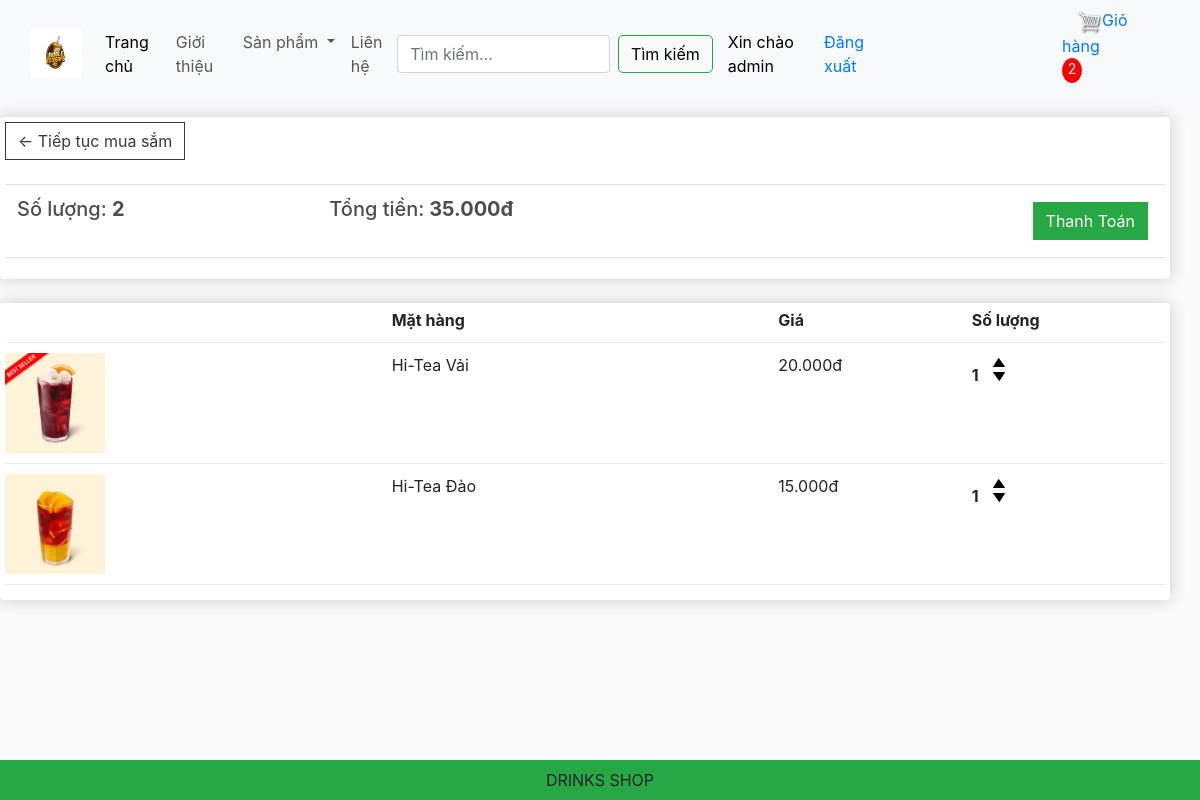
The page /cart/ (signed in) on the database its author committed.
### app/models.py (models this page shows, shortened)
class Order(models.Model):
    customer = models.ForeignKey(User,on_delete=models.SET_NULL,blank=True,null=True)
    date_order = models.DateTimeField(auto_now_add=True)
    complete = models.BooleanField(default=False,null=True,blank=False)
    transaction_id = models.CharField(max_length=200,null=True)
    @property
    def get_cart_items(self):
        orderitems = self.orderitem_set.all()
        total = sum([item.quantity for item in orderitems])
        return total
    @property
    def get_cart_total(self):
        orderitems = self.orderitem_set.all()
        total = sum([item.get_total for item in orderitems])
        return total

class OrderItem(models.Model):
    product = models.ForeignKey(Product,on_delete=models.SET_NULL,blank=True,null=True)
    order = models.ForeignKey(Order,on_delete=models.SET_NULL,blank=True,null=True)
    quantity = models.IntegerField(default=0, null=True,blank=True)
    date_added = models.DateTimeField(auto_now_add=True)
    @property
    def get_total(self):
        total = self.product.price * self.quantity
        return total

class Product(models.Model):
    category = models.ManyToManyField(Category, related_name='product')
    name = models.CharField(max_length=200,null=True)
    price = models.FloatField()
    digital = models.BooleanField(default=False,null=True,blank=False)
    image = models.ImageField(null=True,blank=True)
    detail = models.TextField(null=True,blank=True)
    @property
    def ImageURL(self):
        try:
            url = self.image.url
        except:
            url= ''
        return url

### app/views.py (the view)
# urls.py: path('cart/', views.cart, name="cart"),
def cart(request):
    if request.user.is_authenticated:
        customer = request.user
        order, created = Order.objects.get_or_create(customer = customer, complete =False)
        items = order.orderitem_set.all()
        cartItems = order.get_cart_items
        user_not_login = "hidden"
        user_login = "show"
    else:
        items = []
        order = {'get_cart_items': 0, 'get_cart_total':0}
        cartItems = order['get_cart_items']
        user_not_login = "show"
        user_login = "hidden"
    categories =  Category.objects.filter(is_sub = False)
    context = {'items':items,'order':order,'cartItems' :cartItems,'user_not_login':user_not_login,'user_login':user_login,'categories':categories}
    return render(request,'app/cart.html',context)

### app/templates/app/cart.html (shortened to what this page needs)
{% extends 'app/base.html' %}
{% load static %}
{% block cart_content %}
<div class="row" style='width:100%'>
	<div class="col-lg-12">
		<div class="box-element">
			<a  class="btn btn-outline-dark" href="{% url 'home' %}">&#x2190; Tiếp tục mua sắm</a>
			<br>
			<br>
			<table class="table">
				<tr>
					<th><h5>Số lượng: <strong>{{order.get_cart_items}}</strong></h5></th>
					<th><h5>Tổng tiền:<strong> {{order.get_cart_total}}00đ</strong></h5></th>
					<th>
						<a  style="float:right; margin:5px;" class="btn btn-success" href="{% url 'checkout' %}">Thanh Toán</a>
					</th>
				</tr>
			</table>
		</div>
		<br>
		<div class="box-element">
			<div class="cart-row">
				<div style="flex:2"></div>
				<div style="flex:2"><strong>Mặt hàng</strong></div>
				<div style="flex:1"><strong>Giá</strong></div>
				<div style="flex:1"><strong>Số lượng</strong></div>
			</div>
			{% for item in items %}
			<div class="cart-row">
				<div style="flex:2"><img class="row-image" src="{{item.product.ImageURL}}"></div>
				<div style="flex:2"><p>{{item.product.name}}</p></div>
				<div style="flex:1"><p>{{item.product.price}}00đ</p></div>
				<div style="flex:1">
					<p class="quantity">{{item.quantity}}</p>
					<div class="quantity">
						<img data-product = {{item.product.id}} data-action = 'add' class="chg-quantity update-cart" src="{% static  'app/images/arrow-up.png' %}">
						<img data-product = {{item.product.id}} data-action = 'remove' class="chg-quantity update-cart" src="{% static  'app/images/arrow-down.png' %}">
					</div>
				</div>
			</div>
			{% endfor %}
		</div>
	</div>
</div>
{% endblock cart_content %}

### app/templates/app/base.html (shortened to what this page needs)
{% load static %}
<!DOCTYPE html>
<html>
    <head>
        <link href="https://cdn.jsdelivr.net/npm/bootstrap@5.3.3/dist/css/bootstrap.min.css" rel="stylesheet">
        <link href-"{%static 'app/css/style.css' %}" rel="stylesheet" />
        <link href-"{%static 'app/css/owl.carousel.min.css' %}" rel="stylesheet" />
        <link href-"{%static 'app/css/all.min.css' %}" rel="stylesheet" />
        <link href-"{%static 'app/css/introduct.css' %}" rel="stylesheet" />
        <link rel="stylesheet" href="https://stackpath.bootstrapcdn.com/bootstrap/4.4.1/css/bootstrap.min.css">
        <link rel= "stylesheet" type="text/css" href="{% static 'app/css/main.css' %}">
        <link rel="stylesheet" href="">
    </head>
    <body>
        <nav class="navbar navbar-expand-lg bg-body-tertiary">
            <div class="container-fluid">
              <a class="navbar-brand" href="{% url 'home'%}">
                <img src=" {% static 'app/images/logo-tra-sua-40.jpg' %}" width ="50" height="50" />
              </a>
              <div class="collapse navbar-collapse" id="navbarSupportedContent">
                <ul class="navbar-nav me-auto mb-2 mb-lg-0">
                  <li class="nav-item">
                    <a class="nav-link active" aria-current="page" href="{% url 'home'%}">Trang chủ</a>
                  </li>
                  <li class="nav-item">
                    <a class="nav-link" href="{% url 'introduct' %}"> Giới thiệu</a>
                  </li>
                  <li class="nav-item dropdown">
                    <a class="nav-link dropdown-toggle" href="#" role="button" data-bs-toggle="dropdown" aria-expanded="false">
                      Sản phẩm
                    </a>
                  </li>
                  <li class="nav-item">
                    <a class="nav-link" href={% url 'hotline' %}>Liên hệ</a>
                  </li>
                </ul>
                <form class="d-flex" role="search" method = POST action = "{% url 'search' %}">
                  <input class="form-control me-2" type="search" placeholder="Tìm kiếm..." aria-label="Search" name = "searched">
                  <button style="color: black; white-space: nowrap; border-radius: 5px;" class="btn btn-outline-success"
                  type="submit" >Tìm kiếm</button>
                </form>
              </div>
                <div class="navbar-nav me-auto mb-2 mb-lg-0" style="display: flex; align-items: center;">
                  <a style="margin-left: 15px; visibility:{{user_login}}; text-decoration: none; color: black; "
                    href="{% url 'profile' %}">
                    Xin chào {{request.user}}
                  </a>
                  <span><a href="{% url 'logout' %} ">Đăng xuất</a> </span>
                </div>
                <div class = 'form-inline my-2 my-lg-0'>
                  <a href="{% url 'cart' %}"><img id="cart-icon" src="{% static 'images/cart.png' %}">Giỏ hàng</a>
                  <p id= 'cart-total'>{{cartItems}}</p>
                </div>
            </div>
          </nav>
            {% block cart_content %}{% endblock cart_content %}
            <footer class="container--fluid bg-success text-center fixed-bottom p-2 mt-5 ">
                DRINKS SHOP
             </footer>
    </body>
</html>

### app/static/app/css/main.css (style rules this page uses)
body { background-color: hsl(0, 0%, 98%); }
h1,h2,h3,h4,h5,h6 { color:hsl(0, 0%, 30%); }
.box-element { box-shadow:hsl(0, 0%, 80%) 0 0 16px; background-color: #fff; border-radius: 4px; padding: 5px; }
#cart-icon { width:25px; display: inline-block; margin-left: 15px; }
#cart-total { display: block; text-align: center; color:#fff; background-color: red; width: 20px; height: 25px; border-radius: 50%; font-size: 14px; }
.col-lg-3, .col-lg-4, .col-lg-6, .col-lg-8, .col-lg-12 { margin-top: 10px; }
.btn { border-radius: 0; }
.row-image { width: 100px; }
.cart-row { display: flex; align-items: flex-stretch; padding-bottom: 10px; margin-bottom: 10px; border-bottom: 1px solid #ececec; }
.quantity { display: inline-block; font-weight: 700; padding-right:10px; }
.chg-quantity { width: 12px; cursor: pointer; display: block; margin-top: 5px; transition:.1s; }

### rows shown on the page
Order: get_cart_items "2", get_cart_total "35.0"
OrderItem: product.ImageURL (picture), product.name "Hi-Tea Vải", product.price "20.0", quantity "1"
OrderItem: product.ImageURL (picture), product.name "Hi-Tea Đào", product.price "15.0", quantity "1"

### other values the page prints
{{ request.user }} "admin"
{{ cartItems }} "2"
